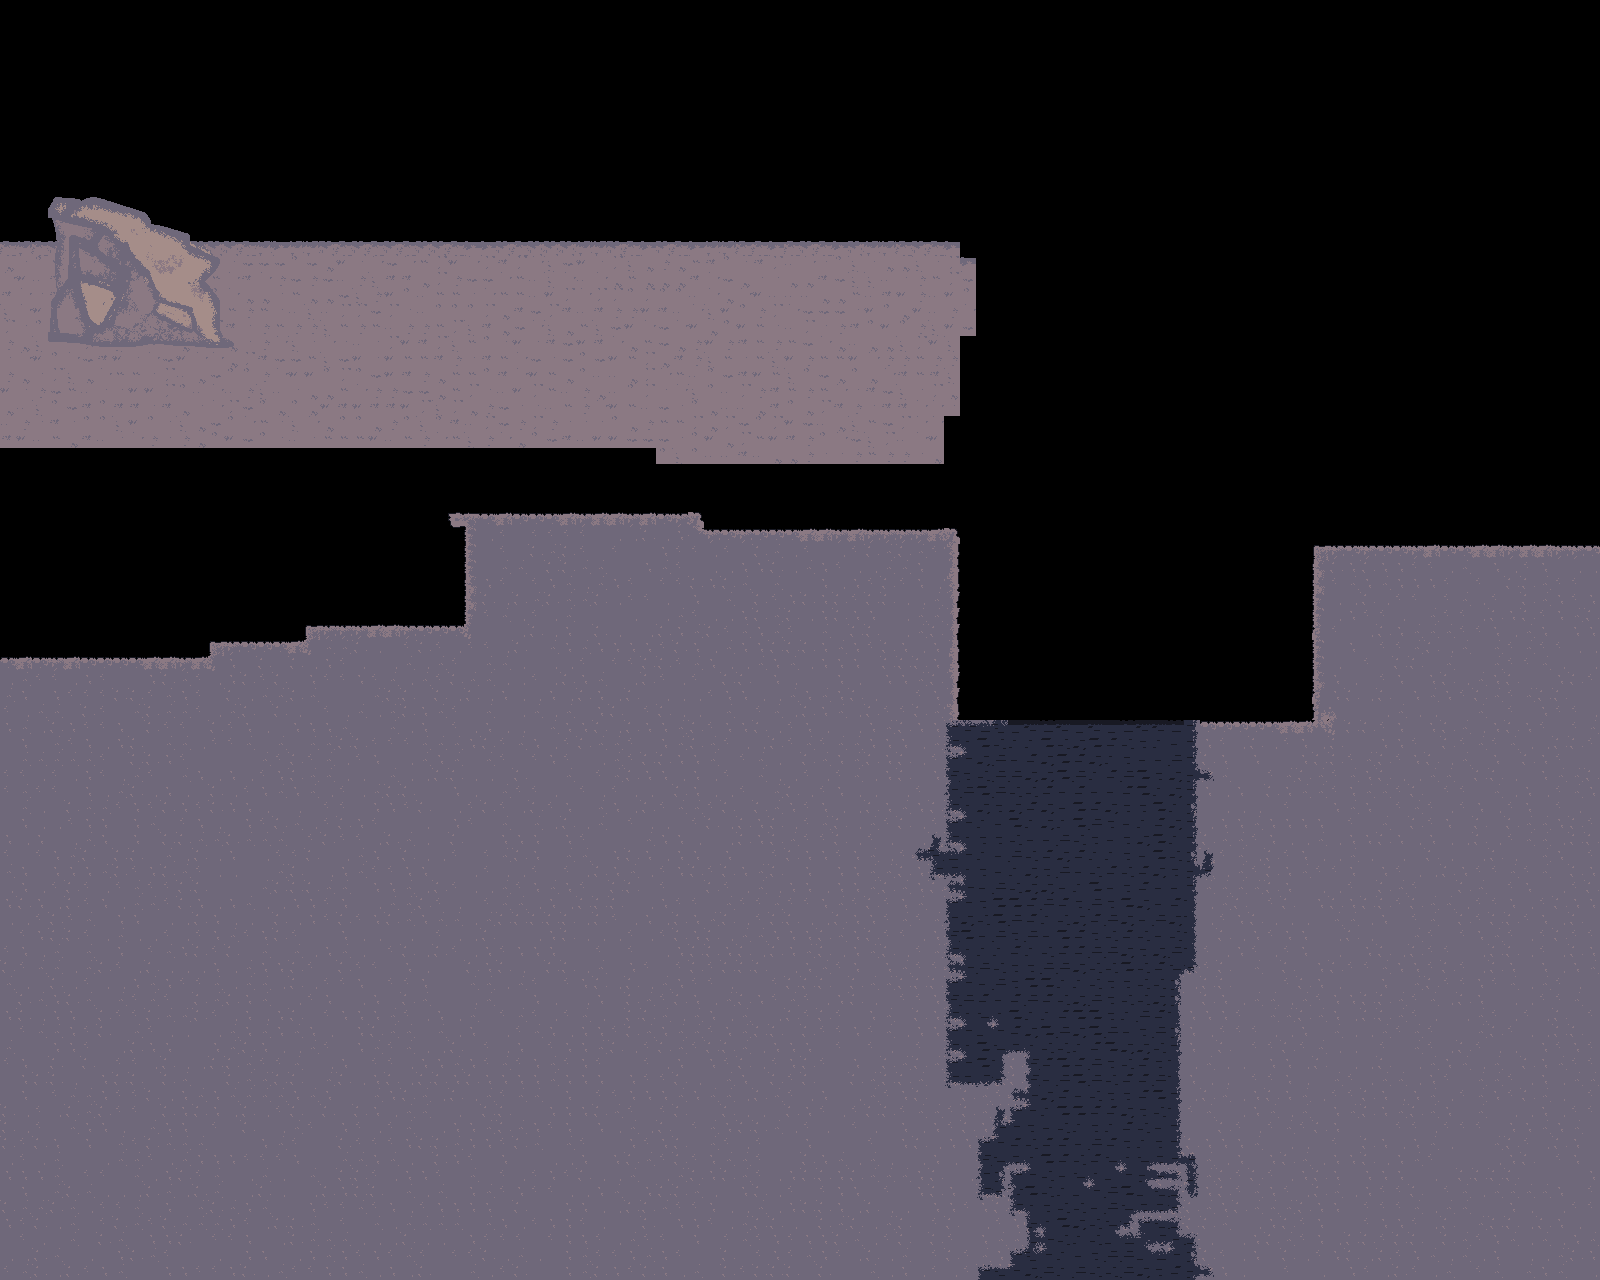

Below is a game level as drawn by its tile map, then a one-line description and the .tmx that defines it (tile-layer data replaced by summaries):
An orthogonal 100x80 tile map with 16x16 px tiles, 3 tile layers (background_2, background_1, terrain).

<map version="1.10" tiledversion="1.10.1" orientation="orthogonal" renderorder="right-down" width="100" height="80" tilewidth="16" tileheight="16" infinite="0" nextlayerid="5" nextobjectid="1">
 <editorsettings>
  <export target="../game/assets/data/levels/level_1/.csv" format="csv" />
 </editorsettings>
 <tileset firstgid="1" source="ALL.tsx" />
 <layer id="3" name="background_2" width="100" height="80">
  <data>[8000 cells, 801 non-empty, 16 distinct tile ids]</data>
 </layer>
 <layer id="2" name="background_1" width="100" height="80">
  <data>[8000 cells, 128 non-empty, 120 distinct tile ids]</data>
 </layer>
 <layer id="1" name="terrain" width="100" height="80">
  <data>[8000 cells, 4228 non-empty, 72 distinct tile ids]</data>
 </layer>
</map>
